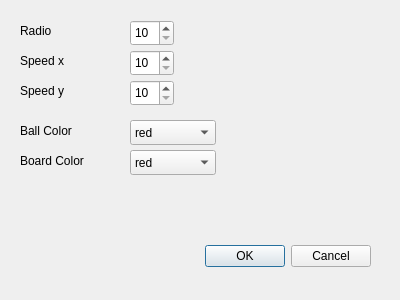
<?xml version="1.0" encoding="UTF-8"?>
<ui version="4.0">
 <class>ChangeBallParamsDlg</class>
 <widget class="QDialog" name="ChangeBallParamsDlg">
  <property name="geometry">
   <rect>
    <x>0</x>
    <y>0</y>
    <width>400</width>
    <height>300</height>
   </rect>
  </property>
  <property name="windowTitle">
   <string>Dialog</string>
  </property>
  <widget class="QDialogButtonBox" name="buttonBox">
   <property name="geometry">
    <rect>
     <x>30</x>
     <y>240</y>
     <width>341</width>
     <height>32</height>
    </rect>
   </property>
   <property name="orientation">
    <enum>Qt::Horizontal</enum>
   </property>
   <property name="standardButtons">
    <set>QDialogButtonBox::Cancel|QDialogButtonBox::Ok</set>
   </property>
  </widget>
  <widget class="QLabel" name="label_radio">
   <property name="geometry">
    <rect>
     <x>20</x>
     <y>20</y>
     <width>61</width>
     <height>21</height>
    </rect>
   </property>
   <property name="text">
    <string>Radio</string>
   </property>
  </widget>
  <widget class="QSpinBox" name="spinBox_radio">
   <property name="geometry">
    <rect>
     <x>130</x>
     <y>20</y>
     <width>44</width>
     <height>26</height>
    </rect>
   </property>
   <property name="minimum">
    <number>10</number>
   </property>
   <property name="maximum">
    <number>200</number>
   </property>
  </widget>
  <widget class="QLabel" name="label_radio_2">
   <property name="geometry">
    <rect>
     <x>20</x>
     <y>120</y>
     <width>81</width>
     <height>21</height>
    </rect>
   </property>
   <property name="text">
    <string>Ball Color</string>
   </property>
  </widget>
  <widget class="QComboBox" name="comboBox">
   <property name="geometry">
    <rect>
     <x>130</x>
     <y>120</y>
     <width>86</width>
     <height>25</height>
    </rect>
   </property>
   <item>
    <property name="text">
     <string>red</string>
    </property>
   </item>
   <item>
    <property name="text">
     <string>blue</string>
    </property>
   </item>
   <item>
    <property name="text">
     <string>yellow</string>
    </property>
   </item>
   <item>
    <property name="text">
     <string>green</string>
    </property>
   </item>
   <item>
    <property name="text">
     <string>black</string>
    </property>
   </item>
   <item>
    <property name="text">
     <string>white</string>
    </property>
   </item>
  </widget>
  <widget class="QLabel" name="label_radio_3">
   <property name="geometry">
    <rect>
     <x>20</x>
     <y>50</y>
     <width>61</width>
     <height>21</height>
    </rect>
   </property>
   <property name="text">
    <string>Speed x</string>
   </property>
  </widget>
  <widget class="QSpinBox" name="spinBox_velo_x_2">
   <property name="geometry">
    <rect>
     <x>130</x>
     <y>50</y>
     <width>44</width>
     <height>26</height>
    </rect>
   </property>
   <property name="minimum">
    <number>10</number>
   </property>
   <property name="maximum">
    <number>200</number>
   </property>
  </widget>
  <widget class="QLabel" name="label_radio_4">
   <property name="geometry">
    <rect>
     <x>20</x>
     <y>150</y>
     <width>91</width>
     <height>21</height>
    </rect>
   </property>
   <property name="text">
    <string>Board Color</string>
   </property>
  </widget>
  <widget class="QComboBox" name="comboBox_2">
   <property name="geometry">
    <rect>
     <x>130</x>
     <y>150</y>
     <width>86</width>
     <height>25</height>
    </rect>
   </property>
   <item>
    <property name="text">
     <string>red</string>
    </property>
   </item>
   <item>
    <property name="text">
     <string>blue</string>
    </property>
   </item>
   <item>
    <property name="text">
     <string>yellow</string>
    </property>
   </item>
   <item>
    <property name="text">
     <string>green</string>
    </property>
   </item>
   <item>
    <property name="text">
     <string>black</string>
    </property>
   </item>
   <item>
    <property name="text">
     <string>white</string>
    </property>
   </item>
  </widget>
  <widget class="QLabel" name="label_radio_5">
   <property name="geometry">
    <rect>
     <x>20</x>
     <y>80</y>
     <width>61</width>
     <height>21</height>
    </rect>
   </property>
   <property name="text">
    <string>Speed y</string>
   </property>
  </widget>
  <widget class="QSpinBox" name="spinBox_velo_y_2">
   <property name="geometry">
    <rect>
     <x>130</x>
     <y>80</y>
     <width>44</width>
     <height>26</height>
    </rect>
   </property>
   <property name="minimum">
    <number>10</number>
   </property>
   <property name="maximum">
    <number>200</number>
   </property>
  </widget>
 </widget>
 <resources/>
 <connections>
  <connection>
   <sender>buttonBox</sender>
   <signal>accepted()</signal>
   <receiver>ChangeBallParamsDlg</receiver>
   <slot>accept()</slot>
   <hints>
    <hint type="sourcelabel">
     <x>248</x>
     <y>254</y>
    </hint>
    <hint type="destinationlabel">
     <x>157</x>
     <y>274</y>
    </hint>
   </hints>
  </connection>
  <connection>
   <sender>buttonBox</sender>
   <signal>rejected()</signal>
   <receiver>ChangeBallParamsDlg</receiver>
   <slot>reject()</slot>
   <hints>
    <hint type="sourcelabel">
     <x>316</x>
     <y>260</y>
    </hint>
    <hint type="destinationlabel">
     <x>286</x>
     <y>274</y>
    </hint>
   </hints>
  </connection>
 </connections>
</ui>
